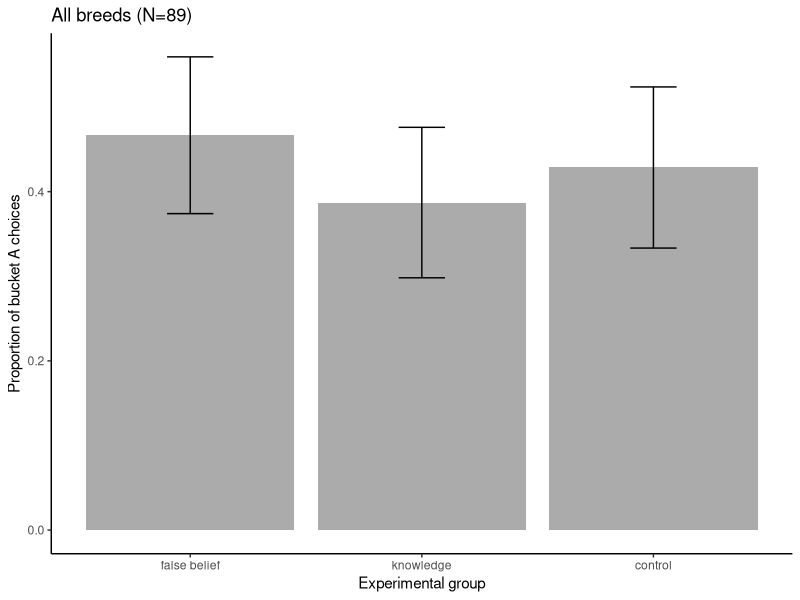
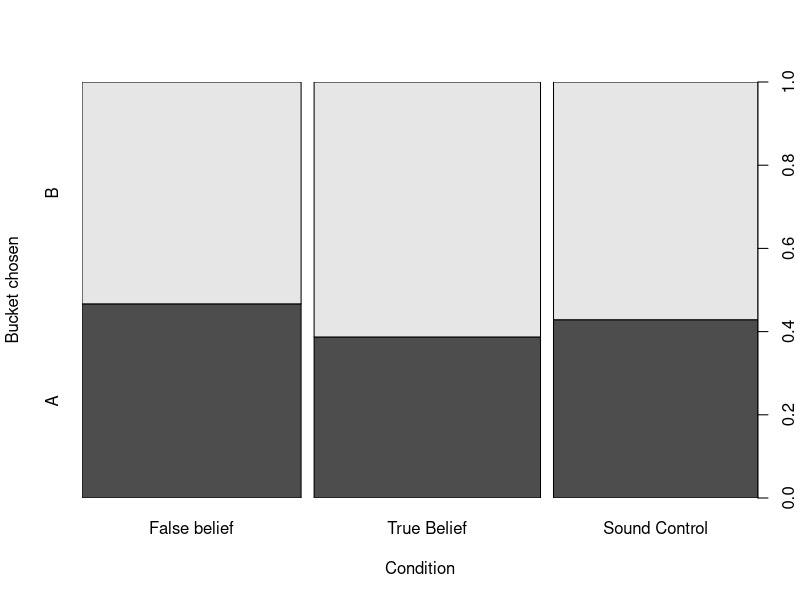
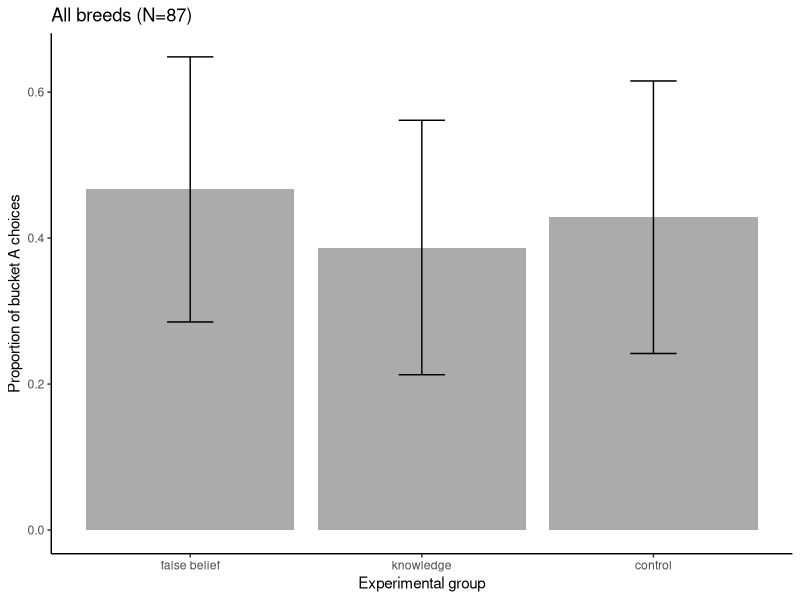

R code for these plots, in order:
## ---- chunk 1
library(tidyverse)
library(ggplot2)
## ---- chunk 2
xdata <- read.csv("data/tested_dogs.csv", header = TRUE) %>% 
   mutate(choice_letter = as.factor(choice_letter),
         condition = as.factor(condition),
         age_months = as.numeric(age_months)) %>% 
  filter(choice_letter %in% c("A", "B")) %>%   # Keep rows where choice_letter is "A" or "B"
  droplevels()
## ---- chunk 3
##nr. dogs choosing bucket A and B overall
table(xdata$choice_letter)

##proportions relative to the whole sample
mean(xdata$choice_letter=="A")
mean(xdata$choice_letter=="B")

##nr. dogs choosing bucket A and B in each condition
table(xdata$condition, xdata$choice_letter)

##proportions relative to the different conditions
fb_subset <- xdata[xdata$condition == "false_belief", ]
know_subset <- xdata[xdata$condition == "knowledge", ]
ctr_subset <- xdata[xdata$condition == "control", ]
mean(fb_subset$choice_letter=="A")
mean(know_subset$choice_letter=="A")
mean(ctr_subset$choice_letter=="A")

#experimenters (communicator and hider)
table(xdata$condition, xdata$communicator)
table(xdata$condition, xdata$hider)
xdata$experimenter_dyad<-paste(xdata$communicator, xdata$hider, sep="_")
table(xdata$condition, xdata$experimenter_dyad)

#age
mean(fb_subset$age_months)
mean(know_subset$age_months) #check Dali, Bo and Kunibert
mean(ctr_subset$age_months)

#sex
table(xdata$sex, xdata$condition)
## ---- chunk 4
#table with descriptive stats for plotting
plot.data <- xdata %>%
  mutate(choice = ifelse(choice_letter == "A", 1, 0)) %>%
  mutate(condition = fct_relevel(
    fct_recode(
      condition,
      "false belief" = "false_belief",
      "knowledge" = "knowledge",
      "control" = "control"
    ),
    "false belief",
    "knowledge",
    "control"
  )) %>% #specify order of factor levels for factor_relevel
  group_by(condition) %>%
  summarise(
    mean.choiceA = mean(choice),
    sd.choiceA = sd(choice),
    n.choseA = sum(choice),
    median.choiceA = median(choice),
    n.tested.per.cond = length(choice),
    se.choiceA = sd(choice) / sqrt(length(choice))
  )

plot.data

##barplot of choices by experimental group

p.choice <- ggplot(data = plot.data, aes(x = condition, y = mean.choiceA)) +
  geom_bar(stat = "identity", alpha = 0.5) +
  geom_errorbar(aes(ymin = mean.choiceA - se.choiceA, ymax = mean.choiceA + #error bars represent standard error
                      se.choiceA),
                width = .2) +
  #geom_signif(comparisons=list(c("False Belief", #"Knowledge")), annotations="*",
  #             y_position = 0.75, tip_length = 0.04, #vjust=0.4) +
  #ylim(0.2,0.6)+
  theme_classic() +
  labs(x = "Experimental group", y = "Proportion of bucket A choices")+
  ggtitle("All breeds (N=89)")

p.choice
 
#saving the plot with ggsave
# ggsave(
#   "./graphs/bucket_A_choices_BC.png",
#   plot = last_plot(),
#   device = NULL,
#  # path = "C:/Users/lonardol/Desktop/False Belief experiment/FB_2_follow_up/Graphs/Border Collies",
#   scale = 0.8,
#   width = 7,
#   height = 6,
#   #units = c("in", "cm", "mm"),
#   dpi = 320,
#   limitsize = TRUE
# )
## ---- chunk 5
#mosaic plot to visualize also bucket B choices
mosaic.plot.data  <- xdata %>%
  mutate(choice_letter = fct_relevel(choice_letter, "B", "A")) %>%
  mutate(condition = fct_relevel(
    fct_recode(
      condition,
      "False belief" = "false_belief",
      "True Belief" = "knowledge",
      "Sound Control" = "control"
    ),
    "False belief",
    "True Belief",
    "Sound Control"
  )) #specify order of factor levels for factor_relevel

plot(mosaic.plot.data$condition,mosaic.plot.data$choice_letter,
  xlab = "Condition",
  ylab = "Bucket chosen")


#saving the plot with ggsave
# ggsave(
#   "./graphs/bucket_A_choices_BC.png",
#   plot = last_plot(),
#   device = NULL,
#  # path = "C:/Users/lonardol/Desktop/False Belief experiment/FB_2_follow_up/Graphs/Border Collies",
#   scale = 0.8,
#   width = 7,
#   height = 6,
#   #units = c("in", "cm", "mm"),
#   dpi = 320,
#   limitsize = TRUE
# )
## ---- chunk 6
#chi square test (false belief - knowledge) 29 October
condition<-c("false belief", "knowledge", "control")
outcome <- plot.data$n.choseA # number of successes (bucket A chosen) for each condition
n <- plot.data$n.tested.per.cond # total trials for each condition

# Create a contingency table
table <- matrix(c(outcome[1], n[1] - outcome[1], outcome[2], n[2] - outcome[2], outcome[3], n[3] - outcome[3]), 
                nrow = 3, byrow = TRUE)
rownames(table) <- condition
colnames(table) <- c("Success", "Failure")

# Chi-squared test
chisq.test(table)
## ---- chunk 7
#plot with error bars showing confidence intervals 
plot.data.ci <- plot.data %>%
  mutate(ci.lower = mean.choiceA - 1.96 * se.choiceA,
         ci.upper = mean.choiceA + 1.96 * se.choiceA)

# Now, plot with confidence intervals as error bars
p.choice.ci <- ggplot(data = plot.data.ci, aes(x = condition, y = mean.choiceA)) +
  geom_bar(stat = "identity", alpha = 0.5) +
  geom_errorbar(aes(ymin = ci.lower, ymax = ci.upper), width = 0.2) +
  #ylim(0,0.8)+
  #geom_signif(comparisons=list(c("False Belief", "Knowledge")), annotations="*",
  #             y_position = 0.75, tip_length = 0.04, vjust=0.4) +
  theme_classic() +
  labs(x = "Experimental group", y = "Proportion of bucket A choices") +
  ggtitle("All breeds (N=87)")

p.choice.ci
